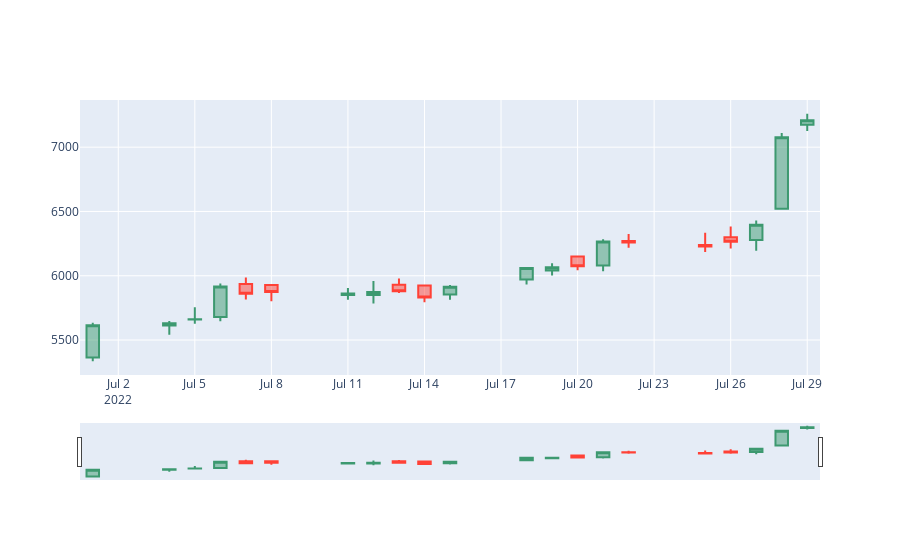

Write notebook code for a chart like this one.
### Code cell
# Candlestick chart of July 2022
sample = go.Candlestick(x=bajaj_finanace['07-2022'].index,
              open=bajaj_finanace['07-2022'].Open,
              high=bajaj_finanace['07-2022'].High,
              low=bajaj_finanace['07-2022'].Low,
              close=bajaj_finanace['07-2022'].Close)
data = [sample]
iplot(data, filename='simple_candlestick')
